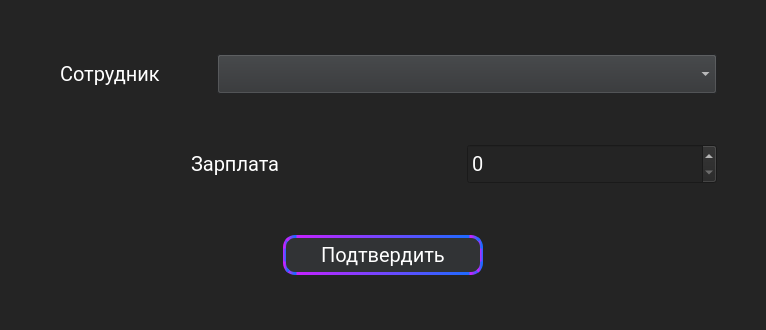
<?xml version="1.0" encoding="UTF-8"?>
<ui version="4.0">
 <class>ChangeSalary</class>
 <widget class="QMainWindow" name="ChangeSalary">
  <property name="geometry">
   <rect>
    <x>0</x>
    <y>0</y>
    <width>766</width>
    <height>330</height>
   </rect>
  </property>
  <property name="windowTitle">
   <string>MainWindow</string>
  </property>
  <property name="styleSheet">
   <string notr="true">QWidget{
	background-color: #242424;
	font-family: Roboto;
	color: white;
	font-size: 20px;
	font-weight: 100px;
}
</string>
  </property>
  <widget class="QWidget" name="centralwidget">
   <layout class="QVBoxLayout" name="verticalLayout">
    <item>
     <spacer name="verticalSpacer">
      <property name="orientation">
       <enum>Qt::Vertical</enum>
      </property>
      <property name="sizeType">
       <enum>QSizePolicy::Preferred</enum>
      </property>
      <property name="sizeHint" stdset="0">
       <size>
        <width>20</width>
        <height>35</height>
       </size>
      </property>
     </spacer>
    </item>
    <item>
     <layout class="QHBoxLayout" name="horizontalLayout">
      <item>
       <spacer name="horizontalSpacer_18">
        <property name="orientation">
         <enum>Qt::Horizontal</enum>
        </property>
        <property name="sizeHint" stdset="0">
         <size>
          <width>40</width>
          <height>20</height>
         </size>
        </property>
       </spacer>
      </item>
      <item>
       <widget class="QLabel" name="label">
        <property name="minimumSize">
         <size>
          <width>40</width>
          <height>40</height>
         </size>
        </property>
        <property name="text">
         <string>Сотрудник</string>
        </property>
       </widget>
      </item>
      <item>
       <spacer name="horizontalSpacer_20">
        <property name="orientation">
         <enum>Qt::Horizontal</enum>
        </property>
        <property name="sizeHint" stdset="0">
         <size>
          <width>40</width>
          <height>20</height>
         </size>
        </property>
       </spacer>
      </item>
      <item>
       <widget class="QComboBox" name="SelectApp">
        <property name="minimumSize">
         <size>
          <width>500</width>
          <height>40</height>
         </size>
        </property>
        <property name="styleSheet">
         <string notr="true">QComboBox{
	background-color:  #313335;
}</string>
        </property>
       </widget>
      </item>
      <item>
       <spacer name="horizontalSpacer_19">
        <property name="orientation">
         <enum>Qt::Horizontal</enum>
        </property>
        <property name="sizeType">
         <enum>QSizePolicy::Preferred</enum>
        </property>
        <property name="sizeHint" stdset="0">
         <size>
          <width>40</width>
          <height>20</height>
         </size>
        </property>
       </spacer>
      </item>
     </layout>
    </item>
    <item>
     <spacer name="verticalSpacer_2">
      <property name="orientation">
       <enum>Qt::Vertical</enum>
      </property>
      <property name="sizeType">
       <enum>QSizePolicy::Preferred</enum>
      </property>
      <property name="sizeHint" stdset="0">
       <size>
        <width>20</width>
        <height>34</height>
       </size>
      </property>
     </spacer>
    </item>
    <item>
     <layout class="QHBoxLayout" name="horizontalLayout_3">
      <item>
       <spacer name="horizontalSpacer_12">
        <property name="orientation">
         <enum>Qt::Horizontal</enum>
        </property>
        <property name="sizeHint" stdset="0">
         <size>
          <width>40</width>
          <height>20</height>
         </size>
        </property>
       </spacer>
      </item>
      <item>
       <widget class="QLabel" name="label_3">
        <property name="minimumSize">
         <size>
          <width>0</width>
          <height>40</height>
         </size>
        </property>
        <property name="text">
         <string>Зарплата</string>
        </property>
       </widget>
      </item>
      <item>
       <spacer name="horizontalSpacer_13">
        <property name="orientation">
         <enum>Qt::Horizontal</enum>
        </property>
        <property name="sizeHint" stdset="0">
         <size>
          <width>40</width>
          <height>20</height>
         </size>
        </property>
       </spacer>
      </item>
      <item>
       <widget class="QSpinBox" name="salary">
        <property name="sizePolicy">
         <sizepolicy hsizetype="Preferred" vsizetype="Preferred">
          <horstretch>0</horstretch>
          <verstretch>0</verstretch>
         </sizepolicy>
        </property>
        <property name="minimumSize">
         <size>
          <width>250</width>
          <height>20</height>
         </size>
        </property>
        <property name="maximumSize">
         <size>
          <width>16777215</width>
          <height>40</height>
         </size>
        </property>
        <property name="maximum">
         <number>1000000</number>
        </property>
       </widget>
      </item>
      <item>
       <spacer name="horizontalSpacer_14">
        <property name="orientation">
         <enum>Qt::Horizontal</enum>
        </property>
        <property name="sizeType">
         <enum>QSizePolicy::Preferred</enum>
        </property>
        <property name="sizeHint" stdset="0">
         <size>
          <width>40</width>
          <height>20</height>
         </size>
        </property>
       </spacer>
      </item>
     </layout>
    </item>
    <item>
     <spacer name="verticalSpacer_3">
      <property name="orientation">
       <enum>Qt::Vertical</enum>
      </property>
      <property name="sizeType">
       <enum>QSizePolicy::Preferred</enum>
      </property>
      <property name="sizeHint" stdset="0">
       <size>
        <width>20</width>
        <height>35</height>
       </size>
      </property>
     </spacer>
    </item>
    <item>
     <layout class="QHBoxLayout" name="horizontalLayout_7">
      <item>
       <spacer name="horizontalSpacer_5">
        <property name="orientation">
         <enum>Qt::Horizontal</enum>
        </property>
        <property name="sizeHint" stdset="0">
         <size>
          <width>40</width>
          <height>20</height>
         </size>
        </property>
       </spacer>
      </item>
      <item>
       <widget class="QPushButton" name="btn_confirm">
        <property name="minimumSize">
         <size>
          <width>200</width>
          <height>40</height>
         </size>
        </property>
        <property name="styleSheet">
         <string notr="true">QPushButton{
	background-color: #313335;
	border: 3px qlineargradient(spread:pad, x1:0, y1:0, x2:1, y2:0, stop:0 #C622FF, stop:1 #1D6BFF);
	border-style: solid;
	border-radius: 12%;
}
QPushButton:hover{
background-color:  #5C6164;
}

QPushButton:pressed{
background-color:  #5C6164;
}

QPushButton:after{
background-color:  #5C6164;
}</string>
        </property>
        <property name="text">
         <string>Подтвердить</string>
        </property>
        <property name="shortcut">
         <string>Return</string>
        </property>
       </widget>
      </item>
      <item>
       <spacer name="horizontalSpacer_6">
        <property name="orientation">
         <enum>Qt::Horizontal</enum>
        </property>
        <property name="sizeHint" stdset="0">
         <size>
          <width>40</width>
          <height>20</height>
         </size>
        </property>
       </spacer>
      </item>
     </layout>
    </item>
    <item>
     <spacer name="verticalSpacer_4">
      <property name="orientation">
       <enum>Qt::Vertical</enum>
      </property>
      <property name="sizeType">
       <enum>QSizePolicy::Preferred</enum>
      </property>
      <property name="sizeHint" stdset="0">
       <size>
        <width>20</width>
        <height>34</height>
       </size>
      </property>
     </spacer>
    </item>
   </layout>
  </widget>
 </widget>
 <resources/>
 <connections/>
</ui>
